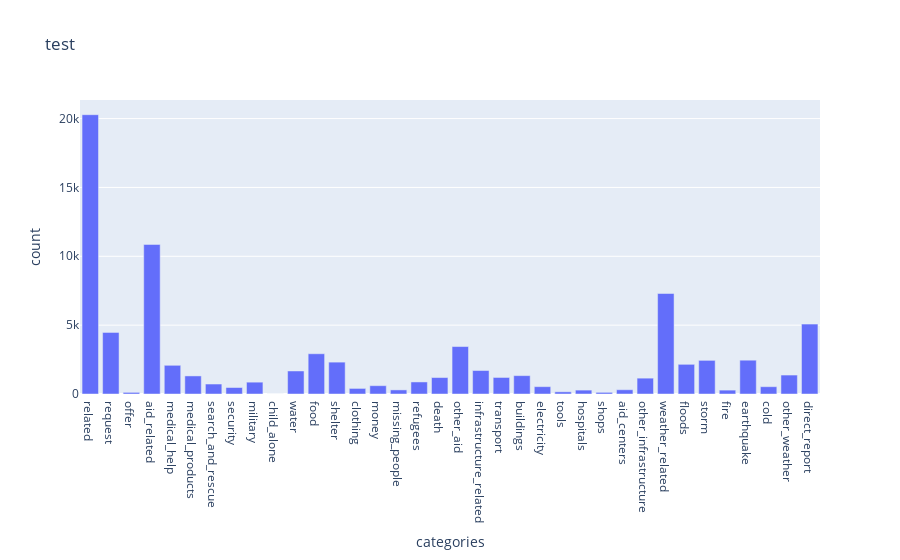

The notebook cell this image was saved under:
### Code cell
fig = go.Figure(
	data = go.Bar(x = df2.index.tolist(),	y = df2.tolist()),
	layout_title_text = "test",
	layout_xaxis_title = "categories",
 	layout_yaxis_title = "count",
)

fig.show()

### Figure 1 — Plotly figure (JSON) as saved in the notebook; plotly's stock layout.template omitted (floating-point values rounded to 4 significant figures)
{"data": [{"type": "bar", "x": ["related", "request", "offer", "aid_related", "medical_help", "medical_products", "search_and_rescue", "security", "military", "child_alone", "water", "food", "shelter", "clothing", "money", "missing_people", "refugees", "death", "other_aid", "infrastructure_related", "transport", "buildings", "electricity", "tools", "hospitals", "shops", "aid_centers", "other_infrastructure", "weather_related", "floods", "storm", "fire", "earthquake", "cold", "other_weather", "direct_report"], "y": [20282, 4474, 118, 10860, 2084, 1313, 724, 471, 860, 0, 1672, 2923, 2314, 405, 604, 298, 875, 1194, 3446, 1705, 1201, 1333, 532, 159, 283, 120, 309, 1151, 7297, 2155, 2443, 282, 2455, 530, 1376, 5075]}], "layout": {"title": {"text": "test"}, "xaxis": {"title": {"text": "categories"}}, "yaxis": {"title": {"text": "count"}}}}
